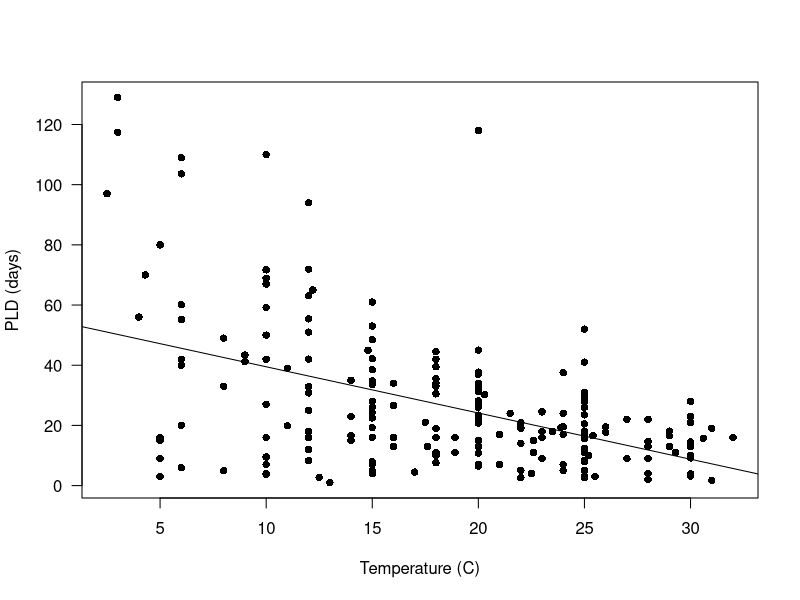
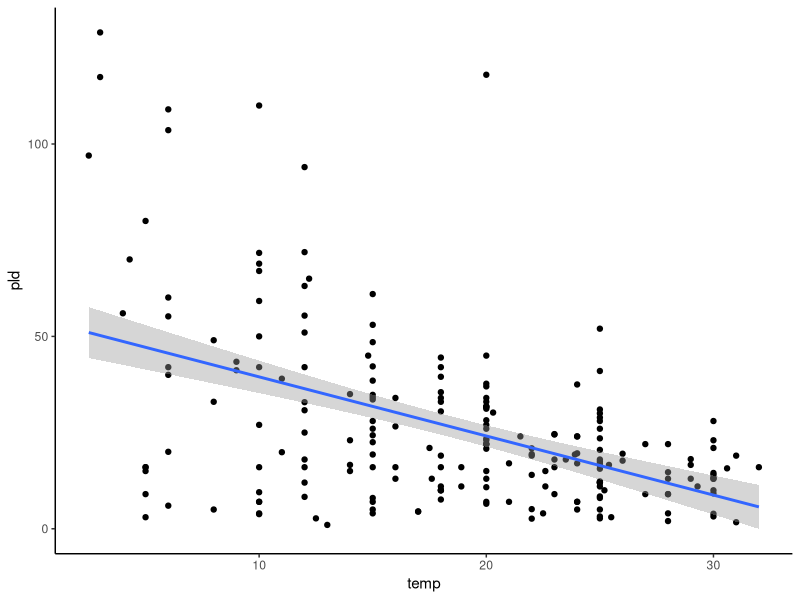
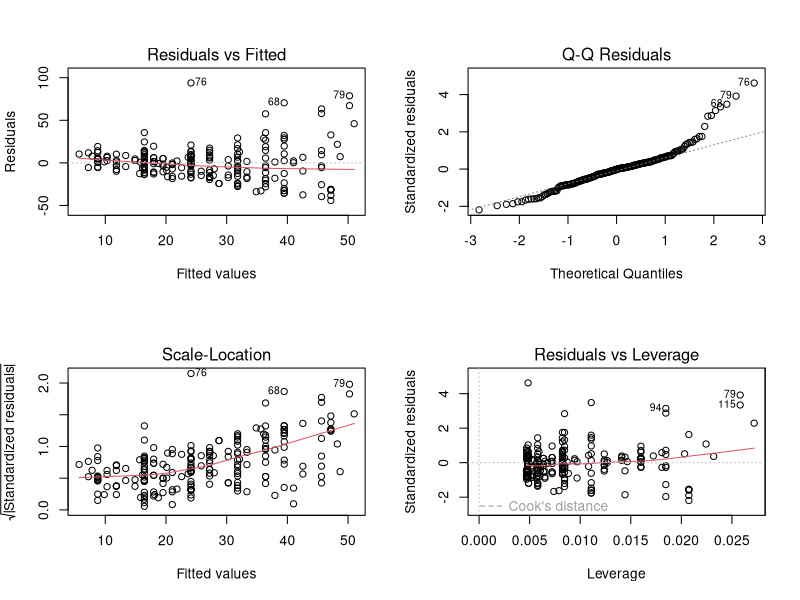
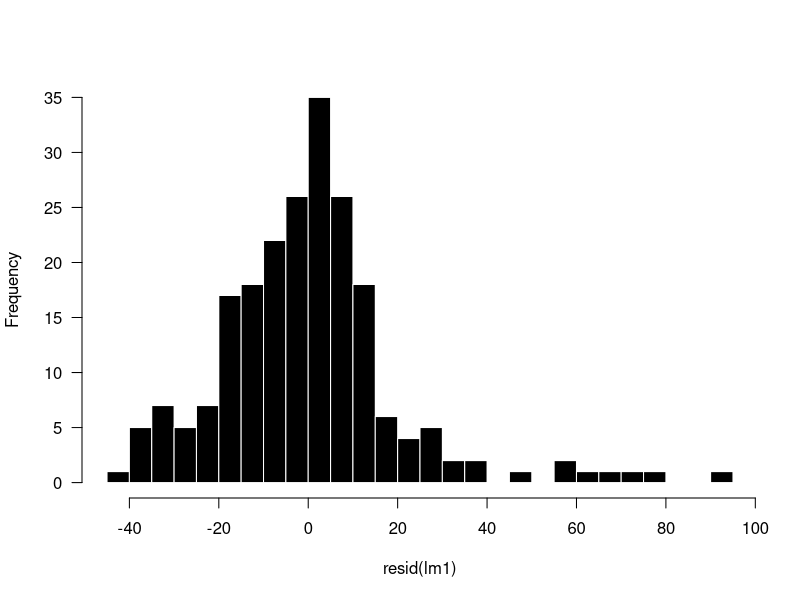
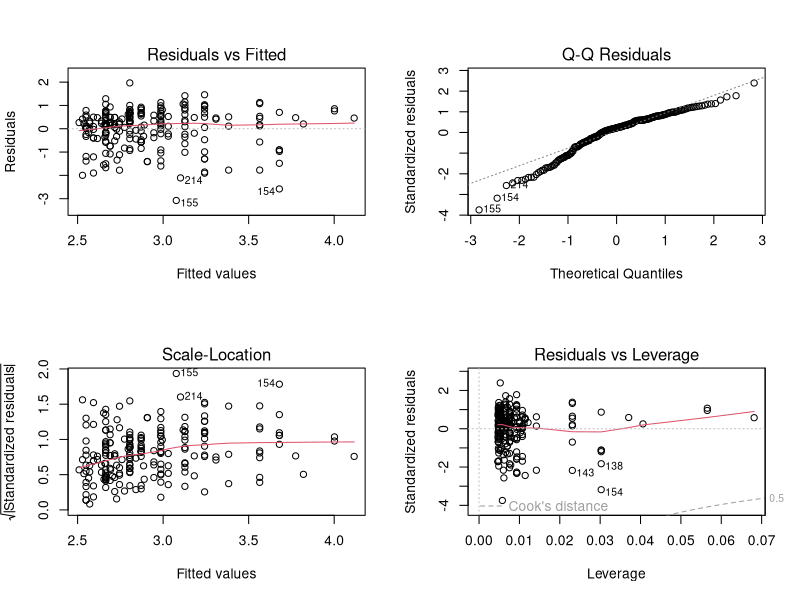
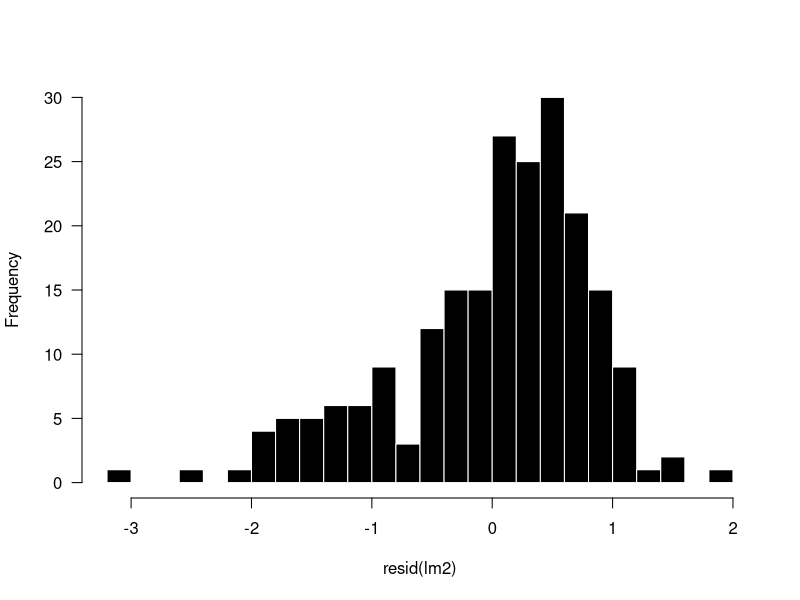
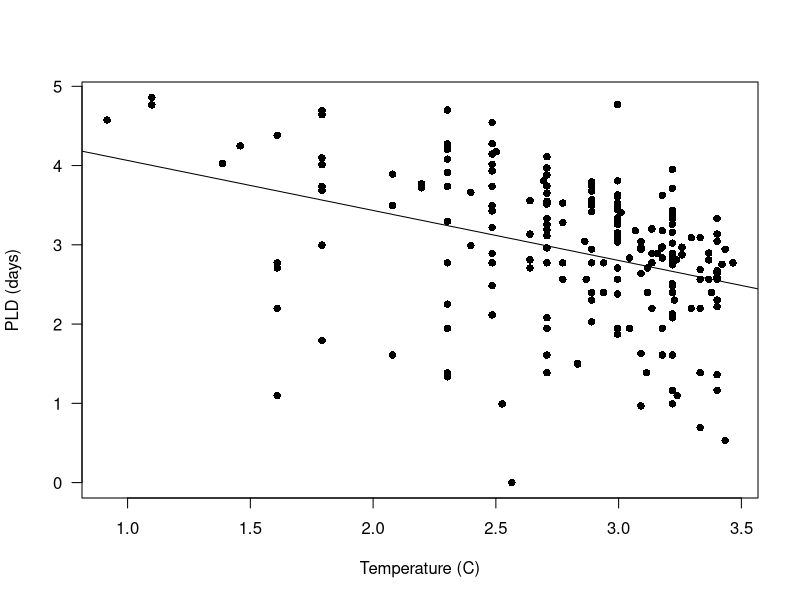
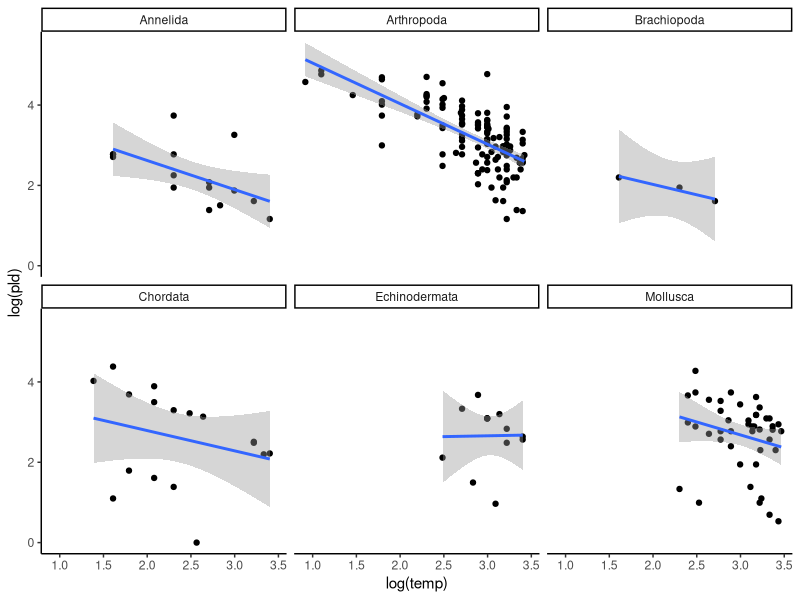

The R source for these figures, in order:
# Install packages
library(arm)
library(lattice)
library(tidyverse)

# Read in data
df <- read.table('PLD.txt',na.strings='NA',header=T)

str(df)
head(df)
dim(df)
summary(df)

# Plot PLD temp relationship (can be done a lot of ways)
# Base R
plot(pld ~ temp, data=df,
     xlab='Temperature (C)', ylab='PLD (days)',
     pch = 16,las=1)
abline(lm(pld ~ temp, data=df)) 

# ggplot
ggplot(df, aes(y = pld, x= temp)) +
        geom_point() +
        theme_classic() +
        stat_smooth(method = "lm") 



# Fit linear model and check diagnostics
lm1 <- lm(pld ~ temp, data=df)
summary(lm1)

# Diagnostic plots
par(mfrow=c(2,2))
plot(lm1)

# Histogram of residuals
par(mfrow=c(1,1))
hist(resid(lm1), breaks=20, las=1, col=1, border='white', main='')

# Assumption of homoscedasticity is violated, we will work with log(temp) and log(pld)

# Log-transform the pld and temp data
lm2 <- lm(log(pld) ~ log(temp), data=df)
par(mfrow=c(2,2))
plot(lm2)

par(mfrow=c(1,1))
hist(resid(lm2),breaks=20, las=1, col=1, border='white', main='')

# Residual plots look better

# Summary of model output
summary(lm2)
plot(log(pld) ~ log(temp), data=df,
     xlab='Temperature (C)', ylab='PLD (days)',
     pch = 16,las=1)
abline(lm2)

# With phylum memberships
ggplot(df, aes(y = log(pld), x = log(temp))) +
        geom_point() +
        theme_classic() +
        stat_smooth(method = "lm") +
        facet_wrap(~phylum)


####################
# Add random effects
library(lme4)

# Make log-transformed variables
df$l.pld <- log(df$pld)
df$l.temp <- log(df$temp)

xyplot(l.pld ~ l.temp | species, df, pch=16, type = c("p", "r"),
       ylim=c(0,10),par.strip.text=list(cex=0.5))

ggplot(df, aes(y = log(pld), x = log(temp))) +
        geom_point() +
        theme_classic() +
        stat_smooth(method = "lm",fullrange = T, se = F) +
        facet_wrap(~species)

# Evidence for which parameters to be Random Effects?

# Random intercepts
mm1 <- lmer(l.pld ~ l.temp + (1 | species), data = df)
summary(mm1)
coef(mm1)$species

# ICC
vars <- as.data.frame(VarCorr(mm1))
ICC <- vars$vcov[1] / (vars$vcov[1] + vars$vcov[2])
ICC #proportion of the total variance in Y that is accounted for by the clustering.

# Random slopes
mm2 <- lmer(l.pld ~ l.temp + ( 0 + l.temp | species), data = df)
summary(mm2)
coef(mm2)$species

# Random intercept and slope (correlated)
mm3 <- lmer(l.pld ~ l.temp + (l.temp | species), data = df)
summary(mm3)
coef(mm3)$species

# Note that random slopes and random intercepts in mixed model are not the 
# same estimates as those produced by the random effects model!!!!
